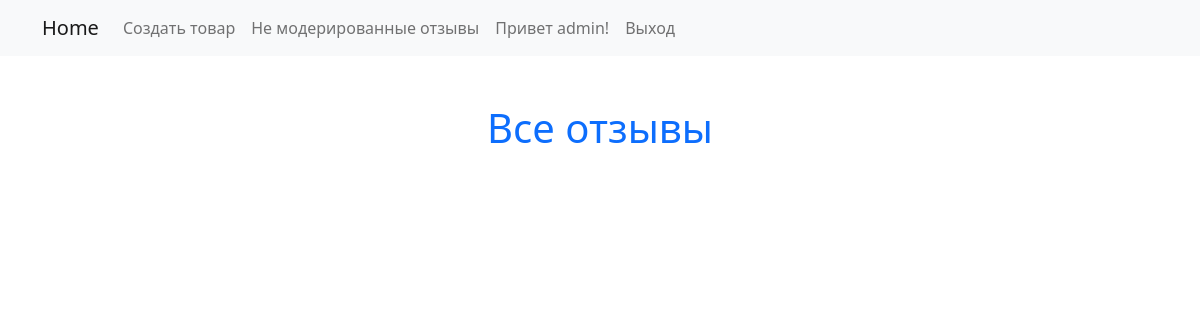
/reviews/ (signed in), run on an earlier commit of the app's database.
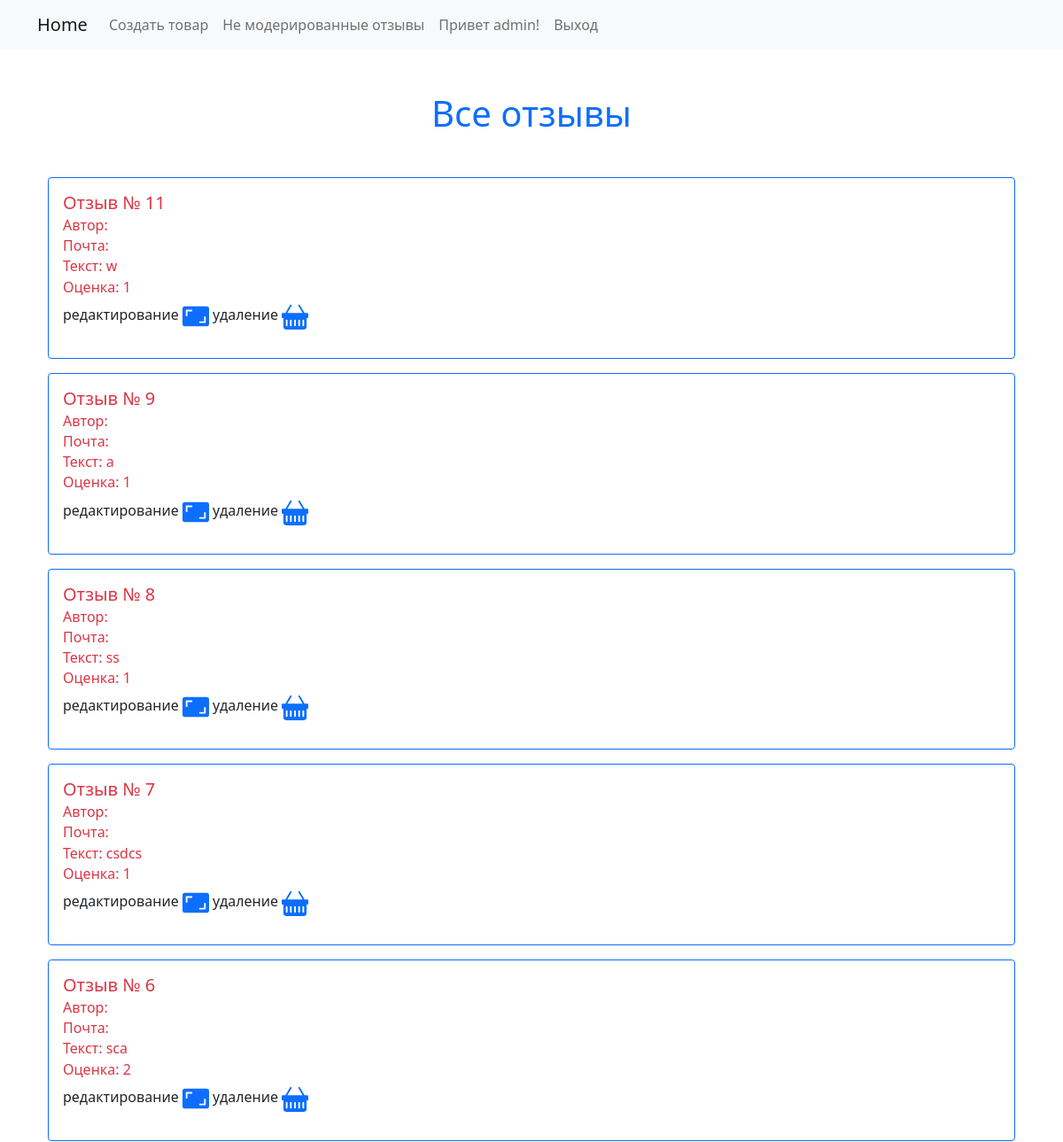
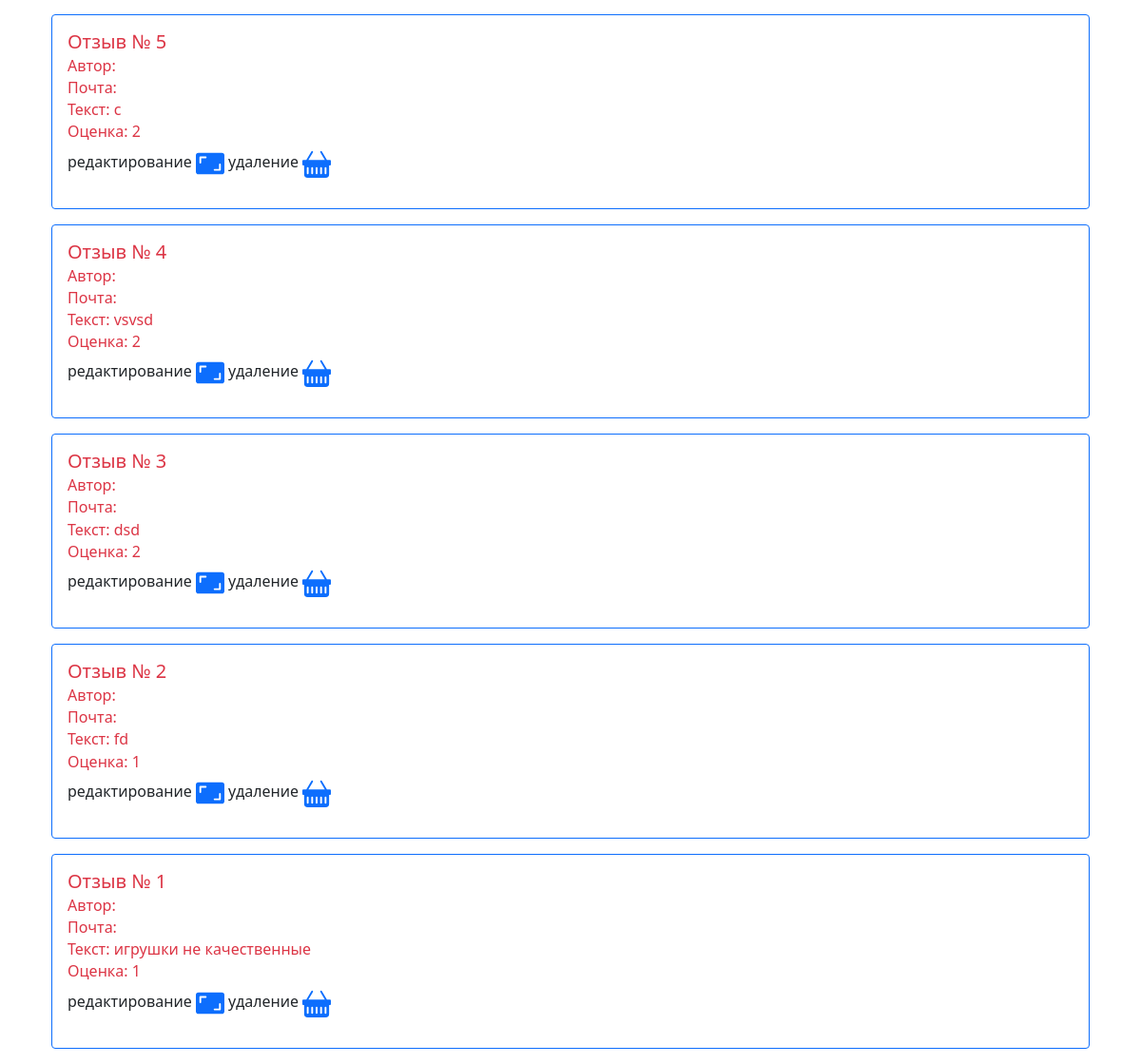
And on a later commit of the database (2 pictures, top to bottom).
### webapp/models.py (models this page shows, shortened)
class Review(models.Model):
    author = models.ForeignKey(User, on_delete=models.CASCADE, default=1, verbose_name='Автор', related_name='reviews')
    product = models.ForeignKey('webapp.Product',  on_delete=models.CASCADE, verbose_name='Товар',  related_name='reviews')
    text = models.TextField(max_length=2000, verbose_name='Текст отзыва')
    grade = models.IntegerField(verbose_name='Оценка')
    status = models.BooleanField(verbose_name='Статус', default=False)
    created_at = models.DateTimeField(auto_now_add=True, verbose_name="Время создания")
    updated_at = models.DateTimeField(auto_now=True, verbose_name="Время обновления")
    class Meta:
        db_table = 'Reviews'
        verbose_name = 'Отзыв'
        verbose_name_plural = 'Отзывы'
        permissions = [
            ('can_view_false_reviews', 'Может видеть все не модерированные отзывы')
        ]

### webapp/views/reviews.py (the view)
# urls.py: path('reviews/', ReviewView.as_view(), name='review_index'),
class ReviewView(PermissionRequiredMixin, ListView):
    model = Review
    template_name = 'reviews/index.html'
    context_object_name = 'reviews'
    permission_required = 'webapp.can_view_false_reviews'
    def get_context_data(self, *, object_list=None, **kwargs):
        context = super().get_context_data(object_list=object_list, **kwargs)
        reviews = Review.objects.filter(status=False).order_by('-updated_at')
        context['reviews'] = reviews
        return context

### webapp/templates/reviews/index.html (shortened to what this page needs)
{% extends 'base.html' %}
{% block content %}
    <header>
        <div class="container text-center text-primary my-5">
            <h1>Все отзывы</h1>
        </div>
    </header>
    <div class="container">
        <div class="row-cols-1 ">
            {% for review in reviews %}
                    <div class="col my-2">
                        <div class="card border-primary mb-3 ">
                            <div class="card-body">
                                <h5 class="card-title text-danger">Отзыв № {{ review.id }}</h5>
                                <h6 class="card-subtitle mb-2 text-danger">Автор:
                                </h6>
                                <h6 class="card-subtitle mb-2 text-danger">Почта:
                                </h6>
                                <h6 class="card-subtitle mb-2 text-danger">Текст: {{ review.text }}</h6>
                                <h6 class="card-subtitle mb-2 text-danger">Оценка: {{ review.grade }}</h6>
                                <p> редактирование <a href="{% url "webapp:review_update_moder" review.pk %}"></a>
                  удаление  <a href="{% url "webapp:review_delete" review.pk %}"></a></p>
                            </div>
                        </div>
                    </div>
            {% endfor %}
        </div>
    </div>
{% endblock %}

### webapp/templates/base.html (shortened to what this page needs)
{% load static %}
<!doctype html>
<html lang="en">
<head>
    <link href="https://cdn.jsdelivr.net/npm/bootstrap@5.0.2/dist/css/bootstrap.min.css" rel="stylesheet"
>
</head>
<body>
<nav class="navbar navbar-expand-lg navbar-light bg-light">
    <div class="container">
        <a class="navbar-brand" href={% url 'webapp:product_index' %}>Home</a>
        <div class="collapse navbar-collapse" id="navbarNav">
            <ul class="navbar-nav">
                {% if not user.is_authenticated %}
                    <li class="nav-item">
                        <a class="nav-link" href={% url 'accounts:login' %}?next={{ request.get_full_path }}>Вход</a>
                    </li>
                    <li class="nav-item">
                        <a class="nav-link"
                           href={% url 'accounts:create' %}?next={{ request.get_full_path }}>Регистрация</a>
                    </li>
                {% else %}
                    {% if perms.webapp.add_product %}
                        <li class="nav-item">
                            <a class="nav-link" href={% url 'webapp:product_create' %}>Создать товар</a>
                        </li>
                    {% endif %}
                    {% if perms.webapp.can_view_false_reviews%}
                        <li class="nav-item">
                            <a class="nav-link" href={% url 'webapp:review_index' %}>Не модерированные отзывы</a>
                        </li>
                    {% endif %}
                    <li class="nav-item">
                        <a class="nav-link" href="{% url 'accounts:detail' user.pk %}">Привет {{ user.username }}!</a>
                    </li>
                    <li class="nav-item">
                        <a class="nav-link" href={% url 'accounts:logout' %}?next={{ request.get_full_path }}>Выход</a>
                    </li>
                {% endif %}
            </ul>
        </div>
    </div>
</nav>
<div class="container">
    {% block content %}
    {% endblock %}
</div>
</body>
</html>

What changed in the data, as far as the page shows it:
added Review: id "11", text "w", grade "1"
added Review: id "9", text "a", grade "1"
added Review: id "8", text "ss", grade "1"
added Review: id "7", text "csdcs", grade "1"
added Review: id "6", text "sca", grade "2"
added Review: id "5", text "c", grade "2"
added Review: id "4", text "vsvsd", grade "2"
added Review: id "3", text "dsd", grade "2"
added Review: id "2", text "fd", grade "1"
added Review: id "1", text "игрушки не качественные", grade "1"
